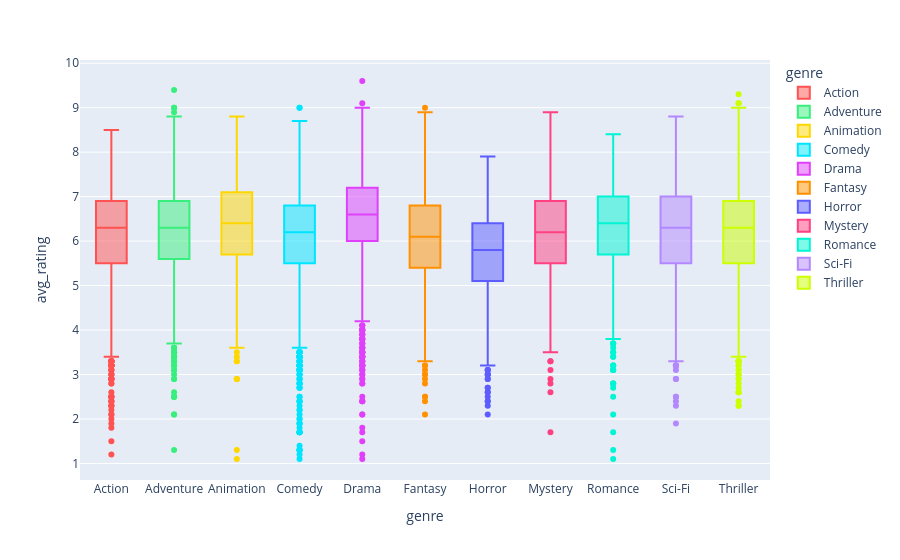

The notebook cell this image was saved under:
### Code cell
df_ratings = df.copy()
df_ratings = df_ratings[df_ratings["genre"].isin(genres_list)]

fig=px.box(df_ratings,
        x="genre", 
        y="avg_rating",
        color="genre",
        color_discrete_map=genre_color_map,
        category_orders={"genre": genres_list}
    )

fig.show()

### Figure 1 — Plotly figure (JSON) as saved in the notebook; plotly's stock layout.template omitted (floating-point values rounded to 4 significant figures; data arrays with more than 128 entries replaced by an {"elided": "..."} marker saying what was removed)
{"data": [{"alignmentgroup": "True", "hovertemplate": "genre=%{x}<br>avg_rating=%{y}<extra></extra>", "legendgroup": "Action", "marker": {"color": "#FF5252"}, "name": "Action", "notched": false, "offsetgroup": "Action", "orientation": "v", "showlegend": true, "type": "box", "x": {"elided": "1720 str values"}, "x0": " ", "xaxis": "x", "y": {"elided": "1720 float values"}, "y0": " ", "yaxis": "y"}, {"alignmentgroup": "True", "hovertemplate": "genre=%{x}<br>avg_rating=%{y}<extra></extra>", "legendgroup": "Adventure", "marker": {"color": "#38EF7D"}, "name": "Adventure", "notched": false, "offsetgroup": "Adventure", "orientation": "v", "showlegend": true, "type": "box", "x": {"elided": "1229 str values"}, "x0": " ", "xaxis": "x", "y": {"elided": "1229 float values"}, "y0": " ", "yaxis": "y"}, {"alignmentgroup": "True", "hovertemplate": "genre=%{x}<br>avg_rating=%{y}<extra></extra>", "legendgroup": "Animation", "marker": {"color": "#FFD700"}, "name": "Animation", "notched": false, "offsetgroup": "Animation", "orientation": "v", "showlegend": true, "type": "box", "x": {"elided": "444 str values"}, "x0": " ", "xaxis": "x", "y": {"elided": "444 float values"}, "y0": " ", "yaxis": "y"}, {"alignmentgroup": "True", "hovertemplate": "genre=%{x}<br>avg_rating=%{y}<extra></extra>", "legendgroup": "Comedy", "marker": {"color": "#00E5FF"}, "name": "Comedy", "notched": false, "offsetgroup": "Comedy", "orientation": "v", "showlegend": true, "type": "box", "x": {"elided": "2367 str values"}, "x0": " ", "xaxis": "x", "y": {"elided": "2367 float values"}, "y0": " ", "yaxis": "y"}, {"alignmentgroup": "True", "hovertemplate": "genre=%{x}<br>avg_rating=%{y}<extra></extra>", "legendgroup": "Drama", "marker": {"color": "#E040FB"}, "name": "Drama", "notched": false, "offsetgroup": "Drama", "orientation": "v", "showlegend": true, "type": "box", "x": {"elided": "3386 str values"}, "x0": " ", "xaxis": "x", "y": {"elided": "3386 float values"}, "y0": " ", "yaxis": "y"}, {"alignmentgroup": "True", "hovertemplate": "genre=%{x}<br>avg_rating=%{y}<extra></extra>", "legendgroup": "Fantasy", "marker": {"color": "#FF9100"}, "name": "Fantasy", "notched": false, "offsetgroup": "Fantasy", "orientation": "v", "showlegend": true, "type": "box", "x": {"elided": "448 str values"}, "x0": " ", "xaxis": "x", "y": {"elided": "448 float values"}, "y0": " ", "yaxis": "y"}, {"alignmentgroup": "True", "hovertemplate": "genre=%{x}<br>avg_rating=%{y}<extra></extra>", "legendgroup": "Horror", "marker": {"color": "#5C5CFF"}, "name": "Horror", "notched": false, "offsetgroup": "Horror", "orientation": "v", "showlegend": true, "type": "box", "x": {"elided": "667 str values"}, "x0": " ", "xaxis": "x", "y": {"elided": "667 float values"}, "y0": " ", "yaxis": "y"}, {"alignmentgroup": "True", "hovertemplate": "genre=%{x}<br>avg_rating=%{y}<extra></extra>", "legendgroup": "Mystery", "marker": {"color": "#FF4081"}, "name": "Mystery", "notched": false, "offsetgroup": "Mystery", "orientation": "v", "showlegend": true, "type": "box", "x": {"elided": "654 str values"}, "x0": " ", "xaxis": "x", "y": {"elided": "654 float values"}, "y0": " ", "yaxis": "y"}, {"alignmentgroup": "True", "hovertemplate": "genre=%{x}<br>avg_rating=%{y}<extra></extra>", "legendgroup": "Romance", "marker": {"color": "#00F5D4"}, "name": "Romance", "notched": false, "offsetgroup": "Romance", "orientation": "v", "showlegend": true, "type": "box", "x": {"elided": "1005 str values"}, "x0": " ", "xaxis": "x", "y": {"elided": "1005 float values"}, "y0": " ", "yaxis": "y"}, {"alignmentgroup": "True", "hovertemplate": "genre=%{x}<br>avg_rating=%{y}<extra></extra>", "legendgroup": "Sci-Fi", "marker": {"color": "#B388FF"}, "name": "Sci-Fi", "notched": false, "offsetgroup": "Sci-Fi", "orientation": "v", "showlegend": true, "type": "box", "x": {"elided": "373 str values"}, "x0": " ", "xaxis": "x", "y": {"elided": "373 float values"}, "y0": " ", "yaxis": "y"}, {"alignmentgroup": "True", "hovertemplate": "genre=%{x}<br>avg_rating=%{y}<extra></extra>", "legendgroup": "Thriller", "marker": {"color": "#CCFF00"}, "name": "Thriller", "notched": false, "offsetgroup": "Thriller", "orientation": "v", "showlegend": true, "type": "box", "x": {"elided": "996 str values"}, "x0": " ", "xaxis": "x", "y": {"elided": "996 float values"}, "y0": " ", "yaxis": "y"}], "layout": {"boxmode": "overlay", "legend": {"title": {"text": "genre"}, "tracegroupgap": 0}, "margin": {"t": 60}, "xaxis": {"anchor": "y", "categoryarray": ["Action", "Adventure", "Animation", "Comedy", "Drama", "Fantasy", "Horror", "Mystery", "Romance", "Sci-Fi", "Thriller"], "categoryorder": "array", "domain": [0, 1], "title": {"text": "genre"}}, "yaxis": {"anchor": "x", "domain": [0, 1], "title": {"text": "avg_rating"}}}}
